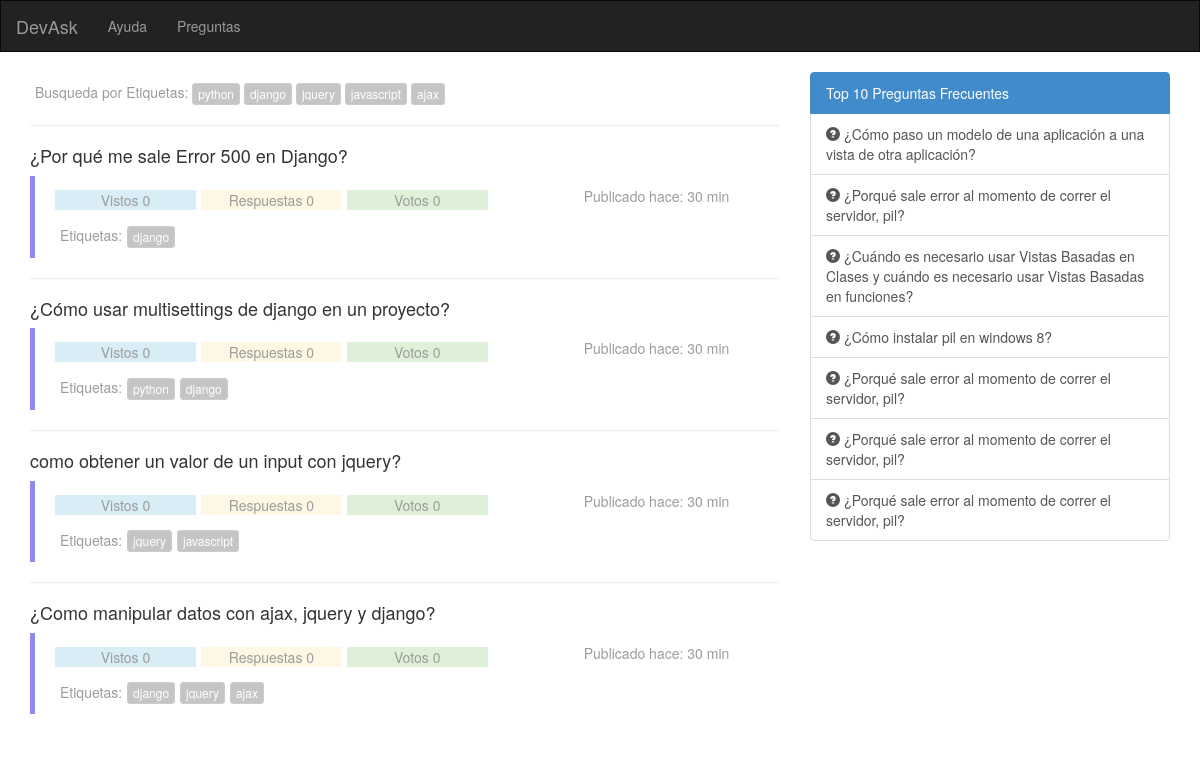
Screenshot of /preguntas/ with the database file from the repository.
### apps/preguntas/models.py (models this page shows, shortened)
class Tag(models.Model):
	nombre = models.CharField(max_length=50)

class Pregunta(models.Model):
	nombre = models.CharField(max_length=50)
	contenido = models.TextField(max_length=200)
	tag = models.ManyToManyField(Tag)

### apps/preguntas/views.py (the view)
# urls.py: url(r'^preguntas/', include('apps.preguntas.urls')),
def preguntas(request):
	preguntas = Pregunta.objects.all()
	tags = Tag.objects.all()
	return render_to_response('preguntas/preguntas.html', {'preguntas':preguntas, 'tags':tags}, context_instance=RequestContext(request))

### templates/preguntas/preguntas.html (shortened to what this page needs)
{% extends 'base.html' %}
{% block content %}
	<div class="container">
		<br>
		<div class="row">
			<div class="col-md-8">
				<p class="tags">
				  <span>Busqueda por Etiquetas:</span>
				  {% for tag in tags %}
				  <button type="button" class="btn btn-default btn-xs" id="{{tag.id}}">{{tag.nombre}}</button>
				  {% endfor %}
				</p>
				<div class="datos">
				{% for pregunta in preguntas %}
				<div>
				<hr>
				<h4>{{pregunta.nombre}} </h4>
				<blockquote class="bloquesito">
				  <p class="bg-info bg-info-customize">Vistos <span>0</span></p>
				  <p class="bg-warning bg-info-customize">Respuestas <span>0</span></p>
				  <p class="bg-success bg-info-customize">Votos <span>0</span></p>
				  <p class="bg-success bg-fecha-customize">Publicado hace: <span>30 min</span></p>
				  <p class="tags">
				  	<span>Etiquetas:</span>
				  	{% for tag in pregunta.tag.all %}
				  	<button type="button" class="btn btn-default btn-xs">{{tag.nombre}}</button>
				  	{% endfor %}
				  </p>
				  </div>
				{% endfor %}
				</div>
			</div>
			<div class="col-md-4">
				<div class="list-group">
				  <a href="#" class="list-group-item active">
				    Top 10 Preguntas Frecuentes
				  </a>
				  <a href="#" class="list-group-item"><span class="glyphicon glyphicon-question-sign"></span>  ¿Cómo paso un modelo de una aplicación a una vista de otra aplicación?</a>
				  <a href="#" class="list-group-item"><span class="glyphicon glyphicon-question-sign"></span>  ¿Porqué sale error al momento de correr el servidor, pil?</a>
				  <a href="#" class="list-group-item"><span class="glyphicon glyphicon-question-sign"></span>  ¿Cuándo es necesario usar Vistas Basadas en Clases y cuándo es necesario usar Vistas Basadas en funciones?</a>
				  <a href="#" class="list-group-item"><span class="glyphicon glyphicon-question-sign"></span>  ¿Cómo instalar pil en windows 8?</a>
				  <a href="#" class="list-group-item"><span class="glyphicon glyphicon-question-sign"></span>  ¿Porqué sale error al momento de correr el servidor, pil?</a>
				  <a href="#" class="list-group-item"><span class="glyphicon glyphicon-question-sign"></span>  ¿Porqué sale error al momento de correr el servidor, pil?</a>
				  <a href="#" class="list-group-item"><span class="glyphicon glyphicon-question-sign"></span>  ¿Porqué sale error al momento de correr el servidor, pil?</a>
				</div>
			</div>
		</div>
	</div>
{% endblock %}

### templates/base.html (shortened to what this page needs)
<!doctype html>
<html lang="en">
<head>
	<link rel="stylesheet" href="{{STATIC_URL}}css/bootstrap.css">
	<link rel="stylesheet" href="{{STATIC_URL}}css/main.css">
	<link rel="stylesheet" href="{{STATIC_URL}}css/style.css">
</head>
<body>
	<nav class="navbar navbar-default navbar-inverse navbar-customize" role="navigation">
	  <div class="container-fluid">
	    <div class="navbar-header">
	      <a class="navbar-brand" href="#">DevAsk</a>
	    </div>
	    <div class="collapse navbar-collapse" id="bs-example-navbar-collapse-1">
	      <ul class="nav navbar-nav">
	        <li><a href="#">Ayuda</a></li>
	        <li><a href="/preguntas">Preguntas</a></li>
	      </ul>
	    </div>
	  </div>
	</nav>
	{% block content %}
	{% endblock %}
</body>
</html>

### static/css/main.css (style rules this page uses)
.navbar-customize { margin-bottom: 0; border-radius: 0; }
.bloquesito { border-left: 5px solid #8F8BEE; }
.bg-info-customize { width: 20%; text-align: center; display: inline-block; margin: 0; font-size: 0.8em; color: rgb(156, 156, 156); }
.bg-fecha-customize { width: 25%; font-size: 14px; color: rgb(156, 156, 156); background-color: white; display: inline-block; float: right; }
.tags { padding-left: 5px; padding-top: 10px; }
.tags span { font-size: 14px; color: rgb(156, 156, 156); }
.btn-default { background-color: #C5C5C5; color: white; }

### rows the page displays
Tag: nombre "python"
Tag: nombre "django"
Tag: nombre "jquery"
Tag: nombre "javascript"
Tag: nombre "ajax"
Pregunta: nombre "¿Por qué me sale Error 500 en Django?"
Pregunta: nombre "¿Cómo usar multisettings de django en un proyecto?"
Pregunta: nombre "como obtener un valor de un input con jquery?"
Pregunta: nombre "¿Como manipular datos con ajax, jquery y django?"
